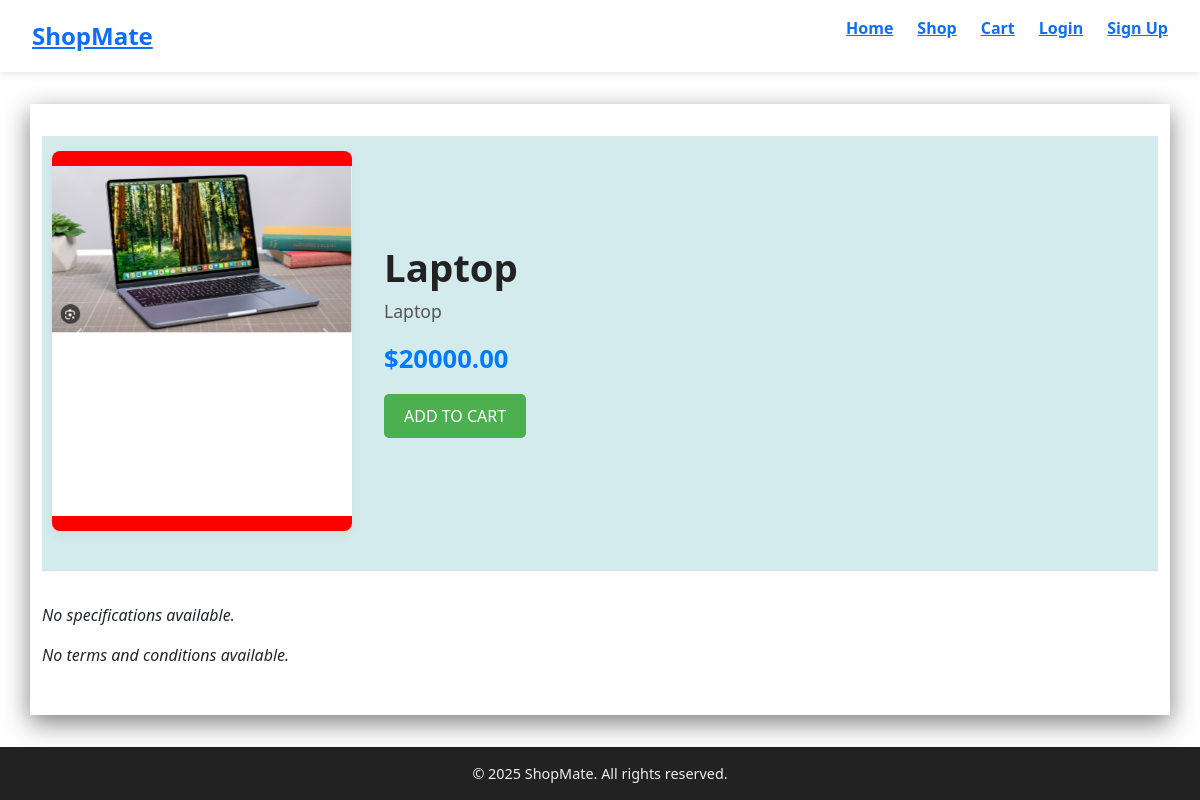
Page /itemdetail/IT0000000001 on the committed database.
### ecommstore/models.py (models this page shows, shortened)
class Product(models.Model):
    product_code = models.CharField(max_length=12,primary_key=True)
    name = models.CharField(max_length=200)
    description = models.TextField()
    image = models.ImageField(upload_to = 'static', blank=True, null=True)
    price = models.DecimalField(max_digits=12,decimal_places=2)
    stock = models.IntegerField()
    specification = models.JSONField(null=True)
    termsnconditions = models.JSONField(null=True)
    created_date = models.DateTimeField(auto_now_add=True)
    desc1 = models.TextField(null=True)
    image1 = models.ImageField(upload_to = 'static', blank=True, null=True)
    image2 = models.ImageField(upload_to = 'static', blank=True, null=True)
    image3 = models.ImageField(upload_to = 'static', blank=True, null=True)

### ecommstore/views.py (the view)
# urls.py: path('itemdetail/<slug:PCode>',views.itemdetail,name="itemdetail"),
def itemdetail(request,PCode):
    product = Product.objects.filter(product_code=PCode).values()
    print(product)
    params = {
        "product_code":product[0]["product_code"],
        "name":product[0]["name"],
        "image":product[0]["image"],
        "description":product[0]["description"],
        "price":product[0]["price"],
        "instock":product[0]["stock"],
        "specifications":product[0]["specification"],
        "termsnconditions":product[0]["termsnconditions"],
        "desc1":product[0]["desc1"],
        "image1":product[0]["image1"],
        "image2":product[0]["image2"],
        "image3":product[0]["image3"],
        "images":[product[0]["image"],product[0]["image1"],product[0]["image2"],product[0]["image3"]]
    }
    return render(request,'ecommstore/templates/itemdetail.html',params)

### ecommstore/templates/ecommstore/templates/itemdetail.html (shortened to what this page needs)
{% extends 'base.html' %}
{% block body %}
    <div class="container" role="main">
        <section class="item-header" aria-label="Item overview">
            <div class="item-image">
                    <div id="carouselExample" class="carousel slide" data-bs-ride="carousel">
                    <div class="carousel-inner">
                        {% for image in images %}
                        <div class="carousel-item {% if forloop.first %}active{% endif %}">
                        <img src="/{{image}}/" class="d-block w-100" alt="Slide {{ forloop.counter }}">
                        </div>
                        {% endfor %}
                    </div>
                    <button class="carousel-control-prev" type="button" data-bs-target="#carouselExample" data-bs-slide="prev">
                        <span class="carousel-control-prev-icon" aria-hidden="true"></span>
                    </button>
                    <button class="carousel-control-next" type="button" data-bs-target="#carouselExample" data-bs-slide="next">
                        <span class="carousel-control-next-icon" aria-hidden="true"></span>
                    </button>
                    </div>
            </div>
            <div class="item-info">
                <form method="post" action="{% url 'addToCartAct' product_code %}">
                <h1 class="item-name">{{ name }}</h1>
                <p class="item-description">{{ description }}</p>
                <p class="item-price">${{ price }}</p>
                <button class="add-cart-button">ADD TO CART</button>
                </form>
            </div>
        </section>
        {% if specifications %}
            <section class="specifications" aria-label="Item specifications">
                <h2>Specifications</h2>
                <table class="spec-table">
                    <tbody>
                    {% for key, value in specifications.items %}
                        <tr>
                            <th>{{ key }}</th>
                            <td>{{ value }}</td>
                        </tr>
                    {% endfor %}
                    </tbody>
                </table>
            </section>
        {% else %}
            <p><em>No specifications available.</em></p>
        {% endif %}
        {% if termsnconditions %}
            <section class="specifications" aria-label="Terms and conditions">
                <h2>Terms and conditions</h2>
                <table class="spec-table">
                    <tbody>
                    {% for key, value in termsnconditions.items %}
                        <tr>
                            <th>{{ key }}</th>
                            <td>{{ value }}</td>
                        </tr>
                    {% endfor %}
                    </tbody>
                </table>
            </section>
        {% else %}
            <p><em>No terms and conditions available.</em></p>
        {% endif %}
    </div>
{% endblock %}

### rows in the picture
Product: image (picture), name "Laptop", description "Laptop", price "20000.00"
